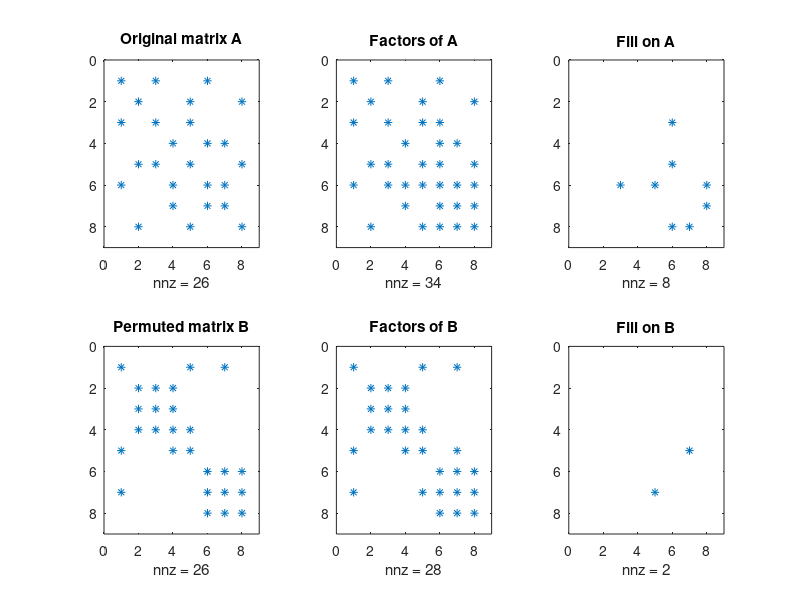
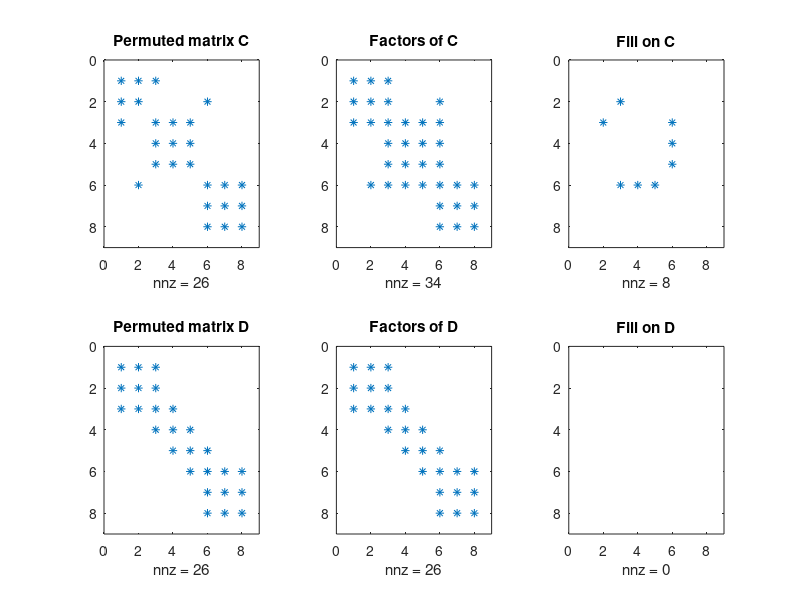

Source code (MATLAB) for these figures, in order:
%echo on
clear all;
close all;

figure(1);

A = [1 0 1 0 0 1 0 0;
     0 1 0 0 1 0 0 1;
     1 0 1 0 1 0 0 0;
     0 0 0 1 0 1 1 0;
     0 1 1 0 1 0 0 1;
     1 0 0 1 0 1 1 0;
     0 0 0 1 0 1 1 0;
     0 1 0 0 1 0 0 1];

% 1. Matrice Originale

% affichage de la structure de la matrice originale
subplot(2, 3, 1);
spy(A);
title('Original matrix A');

% factorisation symbolique de la matrice originale
[count, h, parent, post, R] = symbfact(A);
ALU = R+R';

% affichage de la structure des facteurs de la matrice originale
subplot(2, 3, 2)
spy(ALU);
title('Factors of A')
fillin = nnz(ALU)-nnz(A)

% visualisation du fill-in
A_ones = spones(A);
ALU_ones = spones(ALU);
FILL = ALU_ones - A_ones;
subplot(2, 3, 3)
spy(FILL)
title('Fill on A')

% 2. Matrice Permutée

% Minimal degree
P = [1 2 8 5 3 4 6 7];

B = A(P, P);
% affichage de la structure de la matrice permutée
subplot(2, 3, 4)
spy(B);
title('Permuted matrix B');

% factorisation symbolique de la matrice permutée
[count, h, parent, post, R] = symbfact(B);

% affichage de la structure des facteurs de la matrice permutée
BLU = R+R';
subplot(2, 3, 5)
spy(BLU);
title('Factors of B')
fillin = nnz(BLU) - nnz(A)

% visualisation du fill-in
B_ones = spones(B);
BLU_ones = spones(BLU);
FILLB = BLU_ones - B_ones;
subplot(2, 3, 6)
spy(FILLB);
title('Fill on B')


figure(2);

% 3. Cuthill-Mc Kee.

% Cuthill-Mc Kee permutation from 1
P = [1 3 6 4 7 5 2 8];

C = A(P, P);
% affichage de la structure de la matrice permutée
subplot(2, 3, 1)
spy(C);
title('Permuted matrix C');

% factorisation symbolique de la matrice permutée
[count, h, parent, post, R] = symbfact(C);

% affichage de la structure des facteurs de la matrice permutée
CLU = R+R';
subplot(2, 3, 2)
spy(CLU);
title('Factors of C')
fillin = nnz(CLU) - nnz(A)

% visualisation du fill-in
C_ones = spones(C);
CLU_ones = spones(CLU);
FILLC = CLU_ones - C_ones;
subplot(2, 3, 3)
spy(FILLC);
title('Fill on C')


% Cuthill-Mc Kee permutation from 2
P = [2 8 5 3 1 6 4 7];

D = A(P, P);
% affichage de la structure de la matrice permutée
subplot(2, 3, 4)
spy(D);
title('Permuted matrix D');

% factorisation symbolique de la matrice permutée
[count, h, parent, post, R] = symbfact(D);

% affichage de la structure des facteurs de la matrice permutée
DLU = R+R';
subplot(2, 3, 5)
spy(DLU);
title('Factors of D')
fillin = nnz(DLU) - nnz(A)

% visualisation du fill-in
D_ones = spones(D);
DLU_ones = spones(DLU);
FILLD = DLU_ones - D_ones;
subplot(2, 3, 6)
spy(FILLD);
title('Fill on D')
